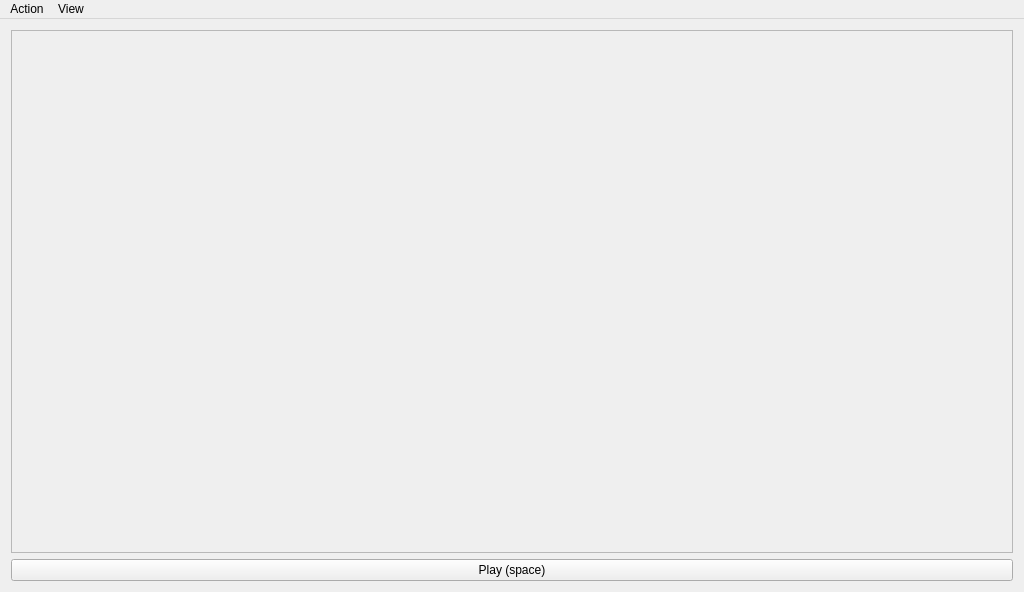
<?xml version="1.0" encoding="UTF-8"?>
<ui version="4.0">
 <class>LogViewWindow</class>
 <widget class="QMainWindow" name="LogViewWindow">
  <property name="geometry">
   <rect>
    <x>0</x>
    <y>0</y>
    <width>1024</width>
    <height>592</height>
   </rect>
  </property>
  <property name="minimumSize">
   <size>
    <width>650</width>
    <height>0</height>
   </size>
  </property>
  <property name="windowTitle">
   <string>Divisaction - Log View</string>
  </property>
  <widget class="QWidget" name="centralWidget">
   <layout class="QVBoxLayout" name="verticalLayout">
    <item>
     <widget class="QScrollArea" name="StagesScroll">
      <property name="widgetResizable">
       <bool>true</bool>
      </property>
      <property name="alignment">
       <set>Qt::AlignLeading|Qt::AlignLeft|Qt::AlignVCenter</set>
      </property>
      <widget class="QWidget" name="scrollAreaWidgetContents">
       <property name="geometry">
        <rect>
         <x>0</x>
         <y>0</y>
         <width>1004</width>
         <height>515</height>
        </rect>
       </property>
       <layout class="QVBoxLayout" name="ActionStackLayout"/>
      </widget>
     </widget>
    </item>
    <item>
     <widget class="QPushButton" name="playPauseButton">
      <property name="text">
       <string>Play (space)</string>
      </property>
     </widget>
    </item>
   </layout>
  </widget>
  <widget class="QMenuBar" name="menuBar">
   <property name="geometry">
    <rect>
     <x>0</x>
     <y>0</y>
     <width>1024</width>
     <height>25</height>
    </rect>
   </property>
   <widget class="QMenu" name="menuFile">
    <property name="title">
     <string>Action</string>
    </property>
    <addaction name="actionRestart"/>
    <addaction name="actionExit"/>
   </widget>
   <widget class="QMenu" name="menuView">
    <property name="title">
     <string>View</string>
    </property>
    <addaction name="actionAction_View"/>
    <addaction name="actionLog_View"/>
   </widget>
   <addaction name="menuFile"/>
   <addaction name="menuView"/>
  </widget>
  <action name="actionExit">
   <property name="text">
    <string>Exit</string>
   </property>
   <property name="shortcut">
    <string>Esc</string>
   </property>
  </action>
  <action name="actionAction_View">
   <property name="text">
    <string>Action View</string>
   </property>
   <property name="shortcut">
    <string>Ctrl+A</string>
   </property>
  </action>
  <action name="actionLog_View">
   <property name="enabled">
    <bool>false</bool>
   </property>
   <property name="text">
    <string>Log View</string>
   </property>
   <property name="shortcut">
    <string>Ctrl+L</string>
   </property>
  </action>
  <action name="actionRestart">
   <property name="text">
    <string>Restart</string>
   </property>
   <property name="shortcut">
    <string>F5</string>
   </property>
  </action>
 </widget>
 <layoutdefault spacing="6" margin="11"/>
 <resources/>
 <connections/>
</ui>
